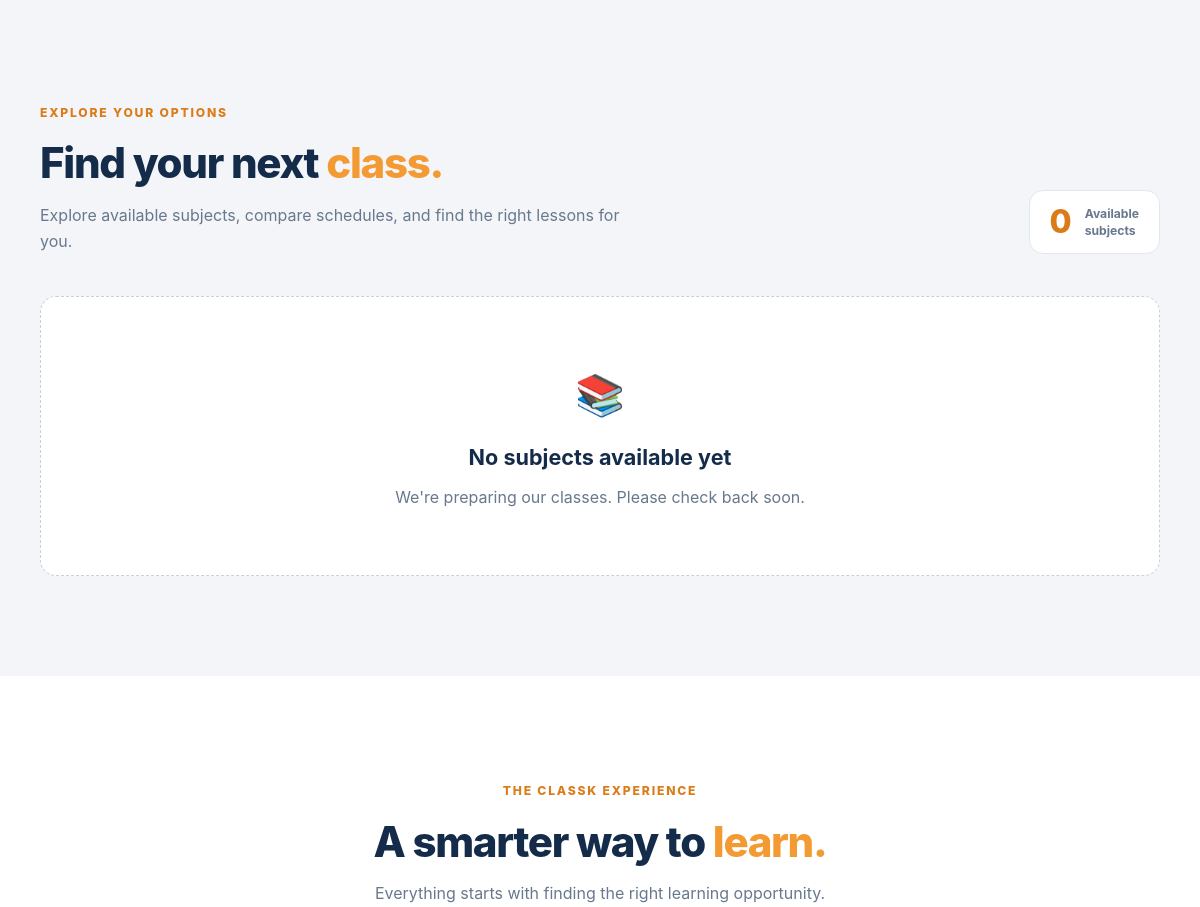
/ (middle part), run on an earlier commit of the app's database.
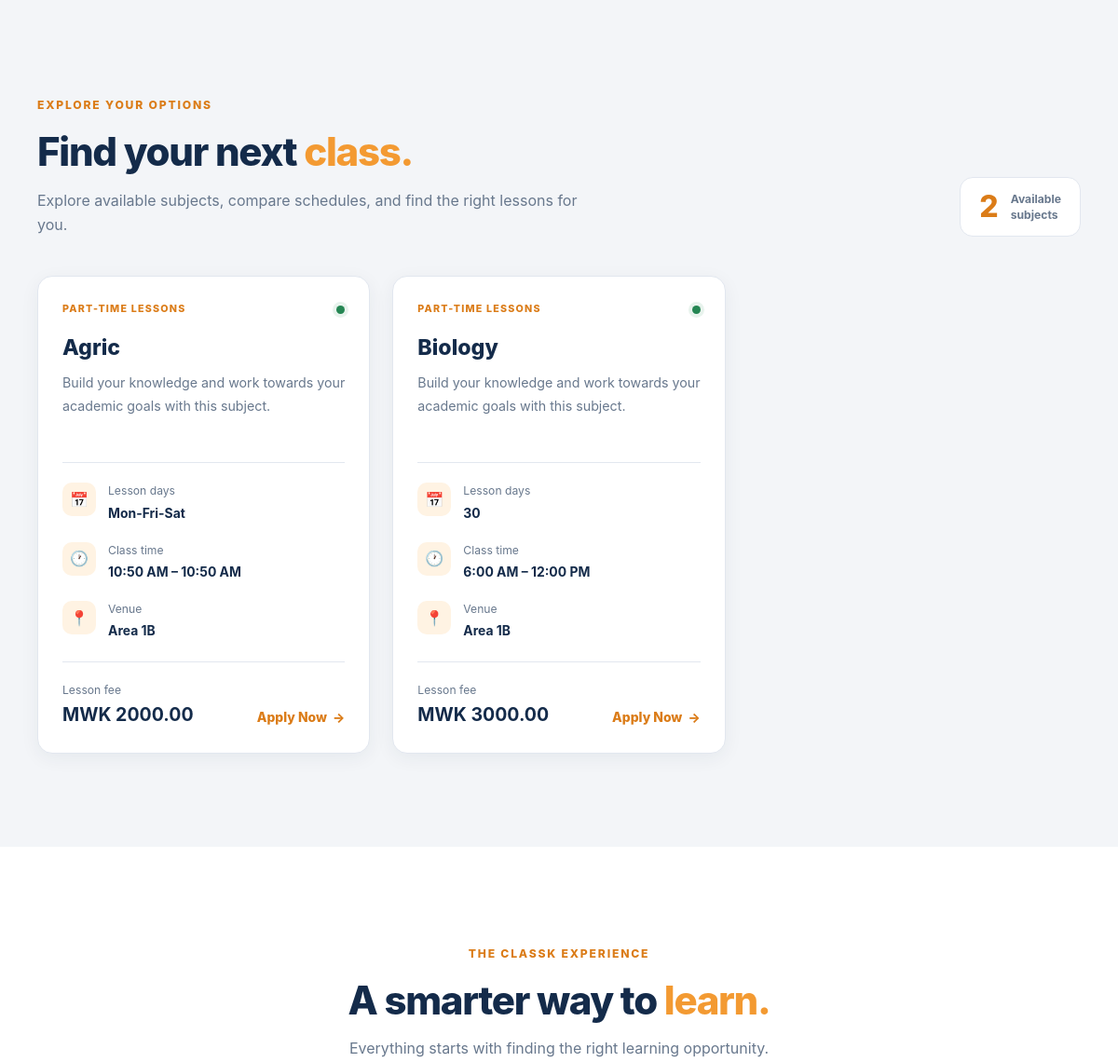
And on a later commit of the database.
### lessons/models.py (models this page shows, shortened)
class Subject(models.Model):
    name = models.CharField(max_length=100)
    description = models.TextField(blank=True)
    lesson_days = models.CharField(max_length=100)
    start_time = models.TimeField()
    end_time = models.TimeField()
    fee = models.DecimalField( max_digits=10, decimal_places=2,)
    venue = models.CharField(max_length=200)
    is_available = models.BooleanField(default=True)

### lessons/views.py (the view)
# urls.py: path("", subject, name="subject"),
def subject(request):
    subjects = Subject.objects.filter(
        is_available=True
    ).order_by("name")
    context = {
        "subjects": subjects,
    }
    return render(
        request,
        "lessons/subjects.html",
        context,
    )

### lessons/templates/lessons/subjects.html (shortened to what this page needs)
{% extends 'lessons/base.html' %}
{% block content %}
<main>
        <section class="subjects-section section-padding" id="subjects">
            <div class="container">
                <div class="section-heading">
                    <div>
                        <span class="eyebrow">EXPLORE YOUR OPTIONS</span>
                        <h2>Find your next <span class="text-orange">class.</span></h2>
                        <p>
                            Explore available subjects, compare schedules,
                            and find the right lessons for you.
                        </p>
                    </div>
                    <div class="subject-count">
                        <span class="count-number">{{ subjects|length }}</span>
                        <span class="count-label">
                            Available<br>subjects
                        </span>
                    </div>
                </div>
                <div class="subject-grid">
                    {% for subject in subjects %}
                        <article class="subject-card">
                            <div class="subject-card-top">
                                <span class="subject-label">
                                    PART-TIME LESSONS
                                </span>
                                <span class="availability-dot"
                                      aria-label="Available"></span>
                            </div>
                            <h3>{{ subject.name }}</h3>
                            <p class="subject-description">
                                {% if subject.description %}
                                    {{ subject.description|truncatewords:22 }}
                                {% else %}
                                    Build your knowledge and work towards
                                    your academic goals with this subject.
                                {% endif %}
                            </p>
                            <div class="subject-details">
                                <div class="detail-row">
                                    <span class="detail-icon"
                                          aria-hidden="true">&#128197;</span>
                                    <div>
                                        <span class="detail-label">Lesson days</span>
                                        <strong>{{ subject.lesson_days }}</strong>
                                    </div>
                                </div>
                                <div class="detail-row">
                                    <span class="detail-icon"
                                          aria-hidden="true">&#128336;</span>
                                    <div>
                                        <span class="detail-label">Class time</span>
                                        <strong>
                                            {{ subject.start_time|time:"g:i A" }}
                                            &ndash;
                                            {{ subject.end_time|time:"g:i A" }}
                                        </strong>
                                    </div>
                                </div>
                                <div class="detail-row">
                                    <span class="detail-icon"
                                          aria-hidden="true">&#128205;</span>
                                    <div>
                                        <span class="detail-label">Venue</span>
                                        <strong>{{ subject.venue }}</strong>
                                    </div>
                                </div>
                            </div>
                            <div class="subject-card-footer">
                                <div class="fee-block">
                                    <span class="detail-label">Lesson fee</span>
                                    <strong>
                                        MWK {{ subject.fee|floatformat:2 }}
                                    </strong>
                                </div>
                                <a href="{% url 'register_student' %}"
                                   class="subject-link"
                                   aria-label="Enquire about {{ subject.name }}">
                                    Apply Now
                                    <span aria-hidden="true">&rarr;</span>
                                </a>
                            </div>
                        </article>
                    {% empty %}
                        <div class="empty-state">
                            <span class="empty-icon"
                                  aria-hidden="true">&#128218;</span>
                            <h3>No subjects available yet</h3>
                            <p>
                                We're preparing our classes.
                                Please check back soon.
                            </p>
                        </div>
                    {% endfor %}
                </div>
            </div>
        </section>
        <section class="benefits-section section-padding" id="why-classk">
            <div class="container">
                <div class="center-heading">
                    <span class="eyebrow">THE CLASSK EXPERIENCE</span>
                    <h2>A smarter way to <span class="text-orange">learn.</span></h2>
                    <p>
                        Everything starts with finding the right
                        learning opportunity.
                    </p>
                </div>
            </div>
        </section>
    </main>
{% endblock %}

### lessons/templates/lessons/base.html (shortened to what this page needs)
{% load static %}
<!DOCTYPE html>
<html lang="en">
<head>
    <link rel="stylesheet" href="{% static 'lessons/css/style.css' %}">
</head>
<body>
    <main>
        {% block content %}
        {% endblock %}
    </main>
</body>
</html>

### lessons/static/lessons/css/style.css (style rules this page uses)
:root { --navy: #142B4A; --navy-light: #203E63; --orange: #F39A32; --orange-dark: #DB7C18; --white: #FFFFFF; --background: #F3F5F8; --border: #E2E7EF; --text: #25364A; --muted: #68788D; --success: #258653; --shadow-sm: 0 5px 20px rgba(20, 43, 74, 0.06); --shadow-lg: 0 18px 45px rgba(20, 43, 74, 0.12); --radius-sm: 10px; --radius-md: 16px; --radius-lg: 24px; }
* { margin: 0; padding: 0; box-sizing: border-box; }
html { scroll-behavior: smooth; scroll-padding-top: 100px; }
body { font-family: Inter, "Segoe UI", Arial, sans-serif; background: var(--white); color: var(--text); line-height: 1.65; -webkit-font-smoothing: antialiased; }
a { color: inherit; text-decoration: none; }
button, a { -webkit-tap-highlight-color: transparent; }
.container { width: min(1120px, calc(100% - 48px)); margin-inline: auto; }
.section-padding { padding: 100px 0; }
.text-orange { color: var(--orange); }
.eyebrow { display: inline-block; color: var(--orange-dark); font-size: 0.76rem; font-weight: 800; letter-spacing: 1.8px; line-height: 1.5; margin-bottom: 16px; }
.section-heading { display: flex; justify-content: space-between; align-items: flex-end; gap: 25px; margin-bottom: 42px; }
.section-heading h2, .center-heading h2 { color: var(--navy); font-size: clamp(2rem, 3.5vw, 2.8rem); line-height: 1.2; letter-spacing: -1.3px; font-weight: 800; }
.section-heading p, .center-heading p { max-width: 600px; margin-top: 13px; color: var(--muted); }
.subject-count { display: flex; align-items: center; gap: 13px; padding: 14px 20px; border: 1px solid var(--border); border-radius: 14px; background: var(--white); flex-shrink: 0; }
.count-number { color: var(--orange-dark); font-size: 2rem; line-height: 1; font-weight: 850; }
.count-label { color: var(--muted); font-size: 0.76rem; line-height: 1.4; font-weight: 650; }
.subjects-section { background: var(--background); }
.subject-grid { display: grid; grid-template-columns: repeat(3, minmax(0, 1fr)); gap: 24px; }
.subject-card { display: flex; flex-direction: column; min-width: 0; padding: 26px; border: 1px solid var(--border); border-radius: var(--radius-md); background: var(--white); box-shadow: var(--shadow-sm); transition: transform 0.25s ease, box-shadow 0.25s ease, border-color 0.25s ease; }
.subject-card-top { display: flex; align-items: center; justify-content: space-between; gap: 10px; margin-bottom: 17px; }
.subject-label { color: var(--orange-dark); font-size: 0.67rem; font-weight: 800; letter-spacing: 1.2px; }
.availability-dot { width: 9px; height: 9px; flex-shrink: 0; border-radius: 50%; background: var(--success); box-shadow: 0 0 0 4px rgba(37, 134, 83, 0.1); }
.subject-card h3 { color: var(--navy); font-size: 1.45rem; line-height: 1.35; font-weight: 800; overflow-wrap: anywhere; }
.subject-description { min-height: 75px; margin-top: 10px; color: var(--muted); font-size: 0.89rem; line-height: 1.75; }
.subject-details { display: grid; gap: 19px; margin-top: 22px; padding: 21px 0; border-top: 1px solid var(--border); border-bottom: 1px solid var(--border); }
.detail-row { display: flex; align-items: flex-start; gap: 13px; min-width: 0; }
.detail-icon { width: 36px; height: 36px; display: grid; place-items: center; flex-shrink: 0; border-radius: 10px; background: #FFF3E3; font-size: 1rem; }
.detail-row > div { display: flex; flex-direction: column; min-width: 0; }
.detail-label { display: block; color: var(--muted); font-size: 0.76rem; line-height: 1.5; }
.detail-row strong { margin-top: 3px; color: var(--navy); font-size: 0.87rem; font-weight: 700; overflow-wrap: anywhere; }
.subject-card-footer { display: flex; align-items: flex-end; justify-content: space-between; gap: 12px; margin-top: auto; padding-top: 21px; }
.fee-block { min-width: 0; }
.fee-block strong { display: block; margin-top: 4px; color: var(--navy); font-size: 1.22rem; line-height: 1.4; overflow-wrap: anywhere; }
.subject-link { display: inline-flex; align-items: center; gap: 6px; flex-shrink: 0; color: var(--orange-dark); font-size: 0.87rem; font-weight: 800; transition: gap 0.2s ease; }
.benefits-section { background: var(--white); }
.center-heading { max-width: 680px; margin: 0 auto 48px; text-align: center; }
.center-heading p { margin-inline: auto; }

What changed in the data, as far as the page shows it:
added Subject: name "Agric", shows "Build your knowledge and work towards your academic goals with this subject.", lesson_days "Mon-Fri-Sat", start_time "10:50 AM", end_time "10:50 AM", venue "Area 1B", fee "2000.00"
added Subject: name "Biology", shows "Build your knowledge and work towards your academic goals with this subject.", lesson_days "30", start_time "6:00 AM", end_time "12:00 PM", venue "Area 1B", fee "3000.00"
Also different on the page:
{{ subjects|length }}: "0" → "2"
text no longer shown: "📚 No subjects available yet We're preparing our classes. Please check back soon."
